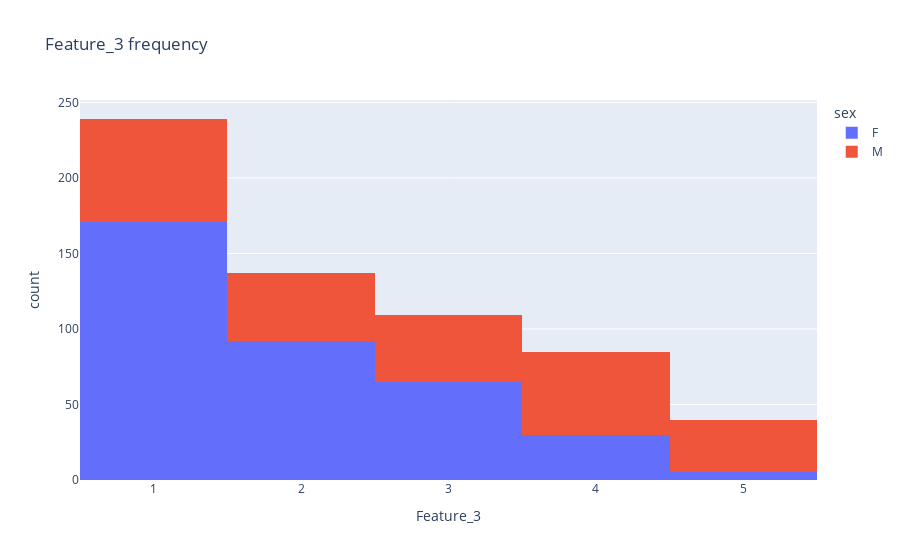

This figure's notebook cell:
### Markdown cell above
positive increasing relationship with alcohol consumption

### Code cell
fig = px.histogram(df,x='Feature_3',color='sex',title='Feature_3 frequency')
fig.show()

### Figure 1 — Plotly figure (JSON) as saved in the notebook; plotly's stock layout.template omitted (floating-point values rounded to 4 significant figures; data arrays with more than 128 entries replaced by an {"elided": "..."} marker saying what was removed)
{"data": [{"bingroup": "x", "hovertemplate": "sex=F<br>Feature_3=%{x}<br>count=%{y}<extra></extra>", "legendgroup": "F", "marker": {"color": "#636efa", "pattern": {"shape": ""}}, "name": "F", "orientation": "v", "showlegend": true, "type": "histogram", "x": {"elided": "383 float values"}, "xaxis": "x", "yaxis": "y"}, {"bingroup": "x", "hovertemplate": "sex=M<br>Feature_3=%{x}<br>count=%{y}<extra></extra>", "legendgroup": "M", "marker": {"color": "#EF553B", "pattern": {"shape": ""}}, "name": "M", "orientation": "v", "showlegend": true, "type": "histogram", "x": {"elided": "266 float values"}, "xaxis": "x", "yaxis": "y"}], "layout": {"barmode": "relative", "legend": {"title": {"text": "sex"}, "tracegroupgap": 0}, "title": {"text": "Feature_3 frequency"}, "xaxis": {"anchor": "y", "domain": [0, 1], "title": {"text": "Feature_3"}}, "yaxis": {"anchor": "x", "domain": [0, 1], "title": {"text": "count"}}}}
